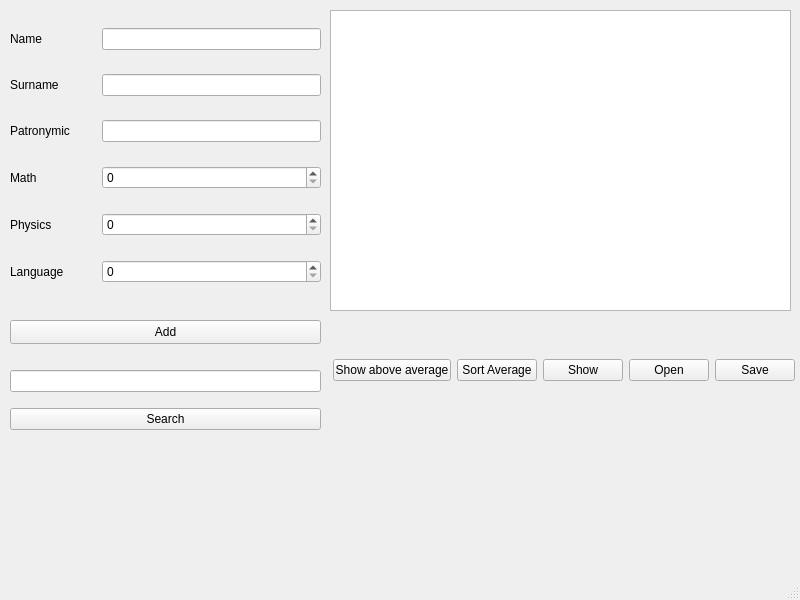
<?xml version="1.0" encoding="UTF-8"?>
<ui version="4.0">
 <class>MainWindow</class>
 <widget class="QMainWindow" name="MainWindow">
  <property name="geometry">
   <rect>
    <x>0</x>
    <y>0</y>
    <width>800</width>
    <height>600</height>
   </rect>
  </property>
  <property name="windowTitle">
   <string>MainWindow</string>
  </property>
  <widget class="QWidget" name="centralwidget">
   <widget class="QTextBrowser" name="displayInfo">
    <property name="geometry">
     <rect>
      <x>330</x>
      <y>10</y>
      <width>461</width>
      <height>301</height>
     </rect>
    </property>
   </widget>
   <widget class="QWidget" name="gridLayoutWidget">
    <property name="geometry">
     <rect>
      <x>10</x>
      <y>10</y>
      <width>311</width>
      <height>291</height>
     </rect>
    </property>
    <layout class="QGridLayout" name="gridLayout">
     <item row="3" column="1">
      <widget class="QSpinBox" name="spinMath">
       <property name="minimum">
        <number>0</number>
       </property>
       <property name="maximum">
        <number>10</number>
       </property>
       <property name="value">
        <number>0</number>
       </property>
      </widget>
     </item>
     <item row="5" column="1">
      <widget class="QSpinBox" name="spinLanguage">
       <property name="minimum">
        <number>0</number>
       </property>
       <property name="maximum">
        <number>10</number>
       </property>
       <property name="singleStep">
        <number>1</number>
       </property>
       <property name="value">
        <number>0</number>
       </property>
      </widget>
     </item>
     <item row="0" column="1">
      <widget class="QLineEdit" name="lineName"/>
     </item>
     <item row="2" column="1">
      <widget class="QLineEdit" name="linePatronymic"/>
     </item>
     <item row="4" column="1">
      <widget class="QSpinBox" name="spinPhysics">
       <property name="minimum">
        <number>0</number>
       </property>
       <property name="maximum">
        <number>10</number>
       </property>
       <property name="value">
        <number>0</number>
       </property>
      </widget>
     </item>
     <item row="1" column="1">
      <widget class="QLineEdit" name="lineSurname"/>
     </item>
     <item row="0" column="0">
      <widget class="QLabel" name="label">
       <property name="text">
        <string>Name                </string>
       </property>
      </widget>
     </item>
     <item row="1" column="0">
      <widget class="QLabel" name="label_2">
       <property name="text">
        <string>Surname</string>
       </property>
      </widget>
     </item>
     <item row="2" column="0">
      <widget class="QLabel" name="label_3">
       <property name="text">
        <string>Patronymic</string>
       </property>
      </widget>
     </item>
     <item row="3" column="0">
      <widget class="QLabel" name="label_4">
       <property name="text">
        <string>Math</string>
       </property>
      </widget>
     </item>
     <item row="4" column="0">
      <widget class="QLabel" name="label_5">
       <property name="text">
        <string>Physics</string>
       </property>
      </widget>
     </item>
     <item row="5" column="0">
      <widget class="QLabel" name="label_6">
       <property name="text">
        <string>Language</string>
       </property>
      </widget>
     </item>
    </layout>
   </widget>
   <widget class="QPushButton" name="pushButtonAdd">
    <property name="geometry">
     <rect>
      <x>10</x>
      <y>320</y>
      <width>311</width>
      <height>24</height>
     </rect>
    </property>
    <property name="text">
     <string>Add</string>
    </property>
   </widget>
   <widget class="QWidget" name="horizontalLayoutWidget">
    <property name="geometry">
     <rect>
      <x>333</x>
      <y>330</y>
      <width>462</width>
      <height>80</height>
     </rect>
    </property>
    <layout class="QHBoxLayout" name="horizontalLayout">
     <item>
      <widget class="QPushButton" name="pushButtonShowAvegare">
       <property name="text">
        <string>Show above average</string>
       </property>
      </widget>
     </item>
     <item>
      <widget class="QPushButton" name="pushButtonSort">
       <property name="text">
        <string>Sort Average</string>
       </property>
      </widget>
     </item>
     <item>
      <widget class="QPushButton" name="pushButtonShow">
       <property name="text">
        <string>Show</string>
       </property>
      </widget>
     </item>
     <item>
      <widget class="QPushButton" name="pushButtonOpen">
       <property name="text">
        <string>Open</string>
       </property>
      </widget>
     </item>
     <item>
      <widget class="QPushButton" name="pushButtonSave">
       <property name="text">
        <string>Save</string>
       </property>
      </widget>
     </item>
    </layout>
   </widget>
   <widget class="QWidget" name="verticalLayoutWidget">
    <property name="geometry">
     <rect>
      <x>10</x>
      <y>360</y>
      <width>311</width>
      <height>81</height>
     </rect>
    </property>
    <layout class="QVBoxLayout" name="verticalLayout">
     <item>
      <widget class="QLineEdit" name="lineSearch"/>
     </item>
     <item>
      <widget class="QPushButton" name="pushButtonSearch">
       <property name="text">
        <string>Search</string>
       </property>
      </widget>
     </item>
    </layout>
   </widget>
  </widget>
  <widget class="QMenuBar" name="menubar">
   <property name="geometry">
    <rect>
     <x>0</x>
     <y>0</y>
     <width>800</width>
     <height>21</height>
    </rect>
   </property>
  </widget>
  <widget class="QStatusBar" name="statusbar"/>
 </widget>
 <resources/>
 <connections/>
</ui>
